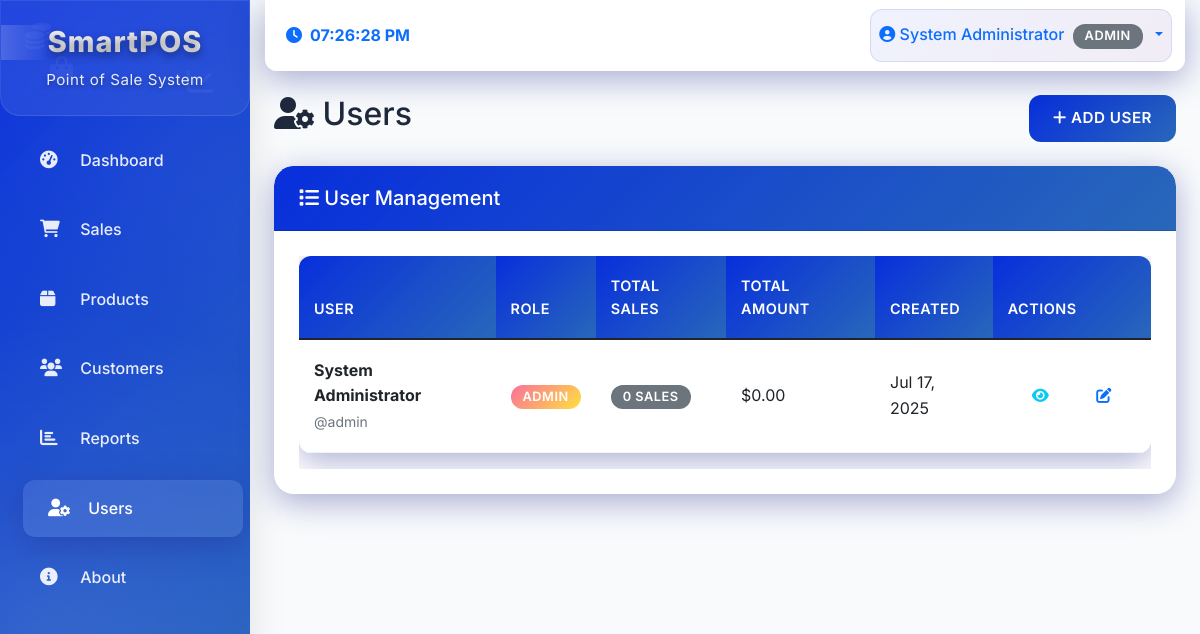
The app's page /index.php?page=users (signed in) with its own data.
### tables this page shows
CREATE TABLE IF NOT EXISTS users (
    id INT AUTO_INCREMENT PRIMARY KEY,
    username VARCHAR(50) UNIQUE NOT NULL,
    password VARCHAR(255) NOT NULL,
    full_name VARCHAR(100) NOT NULL,
    email VARCHAR(100),
    phone VARCHAR(20),
    role ENUM('admin', 'cashier') DEFAULT 'cashier',
    created_at TIMESTAMP DEFAULT CURRENT_TIMESTAMP,
    updated_at TIMESTAMP DEFAULT CURRENT_TIMESTAMP ON UPDATE CURRENT_TIMESTAMP,
    last_hourly_credit DATETIME DEFAULT NULL
);

### includes/functions.php (called while the page is built, shortened)
<?php
function formatCurrency($amount) {
    return '$' . number_format($amount, 2);
}
?>

### pages/users.php (the view, shortened to what this page needs)
<?php
$action = isset($_GET['action']) ? $_GET['action'] : 'list';
if ($action === 'add' || $action === 'edit' || $action === 'view') {
    $user_id = isset($_GET['id']) ? $_GET['id'] : null;
    $user = null;
    if ($action === 'edit' && $user_id) {
        $user = getUser($conn, $user_id);
        if (!$user) {
            echo '<script src="https://cdn.jsdelivr.net/npm/sweetalert2@11"></script>';
            echo '<script>
                document.addEventListener("DOMContentLoaded", function() {
                    Swal.fire({
                        title: "❌ User Not Found",
                        text: "The requested user could not be found.",
                        icon: "error",
                        confirmButtonText: "Go Back",
                        confirmButtonColor: "#dc3545",
                        background: "linear-gradient(135deg, #dc3545 0%, #c82333 100%)",
                        backdrop: "rgba(0, 0, 0, 0.4)",
                        customClass: {
                            popup: "animated fadeInUp",
                            title: "text-white",
                            content: "text-white"
                        }
                    }).then(() => {
                        window.location.href = "index.php?page=users";
                    });
                });
            </script>';
            return;
        }
    }
    ?>
    <div class="row mb-4">
        <div class="col-12">
            <h2><i class="fas fa-user-cog"></i>
                <?php
                switch ($action) {
                    case 'add': echo 'Add User'; break;
                    case 'edit': echo 'Edit User'; break;
                    case 'view': echo 'User Profile'; break;
                }
                ?>
            </h2>
        </div>
    </div>
    <div class="card">
        <div class="card-header">
            <h5 class="mb-0">User Information</h5>
        </div>
        <div class="card-body">
            <form method="POST">
                <div class="row">
                    <div class="col-md-6">
                        <div class="mb-3">
                            <label class="form-label">Username *</label>
                            <input type="text" class="form-control" name="username"
                                   value="<?php echo htmlspecialchars($user['username'] ?? ''); ?>" required>
                        </div>
                    </div>
                    <div class="col-md-6">
                        <div class="mb-3">
                            <label class="form-label">Full Name *</label>
                            <input type="text" class="form-control" name="full_name"
                                   value="<?php echo htmlspecialchars($user['full_name'] ?? ''); ?>" required>
                        </div>
                    </div>
                </div>
                <div class="row">
                    <div class="col-md-6">
                        <div class="mb-3">
                            <label class="form-label">Email</label>
                            <input type="email" class="form-control" name="email"
                                   value="<?php echo htmlspecialchars($user['email'] ?? ''); ?>">
                        </div>
                    </div>
                    <div class="col-md-6">
                        <div class="mb-3">
                            <label class="form-label">Phone</label>
                            <input type="tel" class="form-control" name="phone"
                                   value="<?php echo htmlspecialchars($user['phone'] ?? ''); ?>">
                        </div>
                    </div>
                </div>
                <div class="row">
                    <div class="col-md-6">
                        <div class="mb-3">
                            <label class="form-label">Role *</label>
                            <select class="form-select" name="role" required>
                                <option value="">Select Role</option>
                                <option value="admin" <?php echo ($user['role'] ?? '') === 'admin' ? 'selected' : ''; ?>>Admin</option>
                                <option value="cashier" <?php echo ($user['role'] ?? '') === 'cashier' ? 'selected' : ''; ?>>Cashier</option>
                            </select>
                        </div>
                    </div>
                </div>
                <div class="row">
                    <div class="col-md-6">
                        <div class="mb-3">
                            <label class="form-label">Password <?php echo $action === 'add' ? '*' : '(leave blank to keep current)'; ?></label>
                            <input type="password" class="form-control" name="password"
                                   <?php echo $action === 'add' ? 'required' : ''; ?>>
                        </div>
                    </div>
                    <div class="col-md-6">
                        <div class="mb-3">
                            <label class="form-label">Confirm Password <?php echo $action === 'add' ? '*' : '(leave blank to keep current)'; ?></label>
                            <input type="password" class="form-control" name="confirm_password"
                                   <?php echo $action === 'add' ? 'required' : ''; ?>>
                        </div>
                    </div>
                </div>
                <div class="text-end">
                    <a href="index.php?page=users" class="btn btn-secondary">
                        <i class="fas fa-arrow-left"></i> Cancel
                    </a>
                    <button type="submit" class="btn btn-primary">
                        <i class="fas fa-save"></i> Save User
                    </button>
                </div>
            </form>
        </div>
    </div>
    <?php
} else {
    $users_sql = "SELECT u.id, u.username, u.full_name, u.role, u.created_at,
                          COUNT(s.id) as total_sales,
                          SUM(s.total_amount) as total_amount
                   FROM users u
                   LEFT JOIN sales s ON u.id = s.user_id
                   GROUP BY u.id, u.username, u.full_name, u.role, u.created_at
                   ORDER BY u.created_at DESC";
    $users = $conn->query($users_sql);
    ?>
    <div class="row mb-4">
        <div class="col-12 d-flex justify-content-between align-items-center">
            <h2><i class="fas fa-user-cog"></i> Users</h2>
            <a href="index.php?page=users&action=add" class="btn btn-primary">
                <i class="fas fa-plus"></i> Add User
            </a>
        </div>
    </div>
    <div class="card">
        <div class="card-header">
            <h5 class="mb-0"><i class="fas fa-list"></i> User Management</h5>
        </div>
        <div class="card-body">
            <?php if ($users->num_rows > 0): ?>
                <div class="table-responsive">
                    <table class="table">
                        <thead>
                            <tr>
                                <th>User</th>
                                <th>Role</th>
                                <th>Total Sales</th>
                                <th>Total Amount</th>
                                <th>Created</th>
                                <th>Actions</th>
                            </tr>
                        </thead>
                        <tbody>
                            <?php while ($user = $users->fetch_assoc()): ?>
                                <tr>
                                    <td>
                                        <strong><?php echo htmlspecialchars($user['full_name']); ?></strong>
                                        <br><small class="text-muted">@<?php echo htmlspecialchars($user['username']); ?></small>
                                    </td>
                                    <td>
                                        <span class="badge bg-<?php echo $user['role'] === 'admin' ? 'danger' : 'info'; ?>">
                                            <?php echo ucfirst($user['role']); ?>
                                        </span>
                                    </td>
                                    <td>
                                        <span class="badge bg-secondary"><?php echo $user['total_sales']; ?> sales</span>
                                    </td>
                                    <td><?php echo formatCurrency($user['total_amount'] ?? 0); ?></td>
                                    <td><?php echo date('M d, Y', strtotime($user['created_at'])); ?></td>
                                    <td>
                                        <div class="btn-group" role="group">
                                            <a href="index.php?page=users&action=view&id=<?php echo $user['id']; ?>"
                                               class="btn btn-sm btn-outline-info" title="View Profile">
                                                <i class="fas fa-eye"></i>
                                            </a>
                                        <a href="index.php?page=users&action=edit&id=<?php echo $user['id']; ?>"
                                               class="btn btn-sm btn-outline-primary" title="Edit User">
                                            <i class="fas fa-edit"></i>
                                        </a>
                                        </div>
                                    </td>
                                </tr>
                            <?php endwhile; ?>
                        </tbody>
                    </table>
                </div>
            <?php endif; ?>
        </div>
    </div>
    <?php
}
?>

### assets/css/style.css (style rules this page uses)
* { margin: 0; padding: 0; box-sizing: border-box; }
:root { --primary-gradient: linear-gradient(135deg, #082fdc 0%, #2665b9fc 100%); --secondary-gradient: linear-gradient(135deg, #f093fb 0%, #f5576c 100%); --success-gradient: linear-gradient(135deg, #4facfe 0%, #00f2fe 100%); --warning-gradient: linear-gradient(135deg, #43e97b 0%, #38f9d7 100%); --danger-gradient: linear-gradient(135deg, #fa709a 0%, #fee140 100%); --info-gradient: linear-gradient(135deg, #a8edea 0%, #fed6e3 100%); --dark-gradient: linear-gradient(135deg, #2c3e50 0%, #34495e 100%); --bg-primary: #f8fafc; --bg-secondary: #ffffff; --bg-tertiary: #f1f5f9; --text-primary: #1e293b; --text-secondary: #64748b; --text-muted: #94a3b8; --border-color: #e2e8f0; --card-bg: #ffffff; --sidebar-bg: linear-gradient(135deg, #667eea 0%, #764ba2 100%); --navbar-bg: #ffffff; --glass-bg: rgba(255, 255, 255, 0.1); --glass-border: rgba(255, 255, 255, 0.2); --shadow-light: 0 8px 32px rgba(31, 38, 135, 0.37); --shadow-medium: 0 15px 35px rgba(0, 0, 0, 0.1); --shadow-heavy: 0 25px 50px rgba(0, 0, 0, 0.15); --border-radius: 20px; --border-radius-small: 12px; --transition: all 0.3s cubic-bezier(0.4, 0, 0.2, 1); --transition-fast: all 0.15s cubic-bezier(0.4, 0, 0.2, 1); }
body { font-family: 'Inter', -apple-system, BlinkMacSystemFont, 'Segoe UI', Roboto, sans-serif; background: var(--bg-primary); color: var(--text-primary); line-height: 1.6; overflow-x: hidden; transition: var(--transition); }
* { transition: background-color 0.3s ease, color 0.3s ease, border-color 0.3s ease, box-shadow 0.3s ease; }
.card { border: none; border-radius: var(--border-radius); box-shadow: var(--shadow-light); transition: var(--transition); animation: fadeInUp 0.8s ease-out; overflow: hidden; position: relative; background: white; }
.card::before { content: ''; position: absolute; top: 0; left: 0; right: 0; height: 4px; background: var(--primary-gradient); }
.card-header { background: var(--primary-gradient); color: white; border-radius: var(--border-radius) var(--border-radius) 0 0 !important; padding: 20px 25px; font-weight: 600; font-size: 1.1rem; }
.card-body { padding: 25px; }
.btn { border-radius: var(--border-radius-small); padding: 12px 24px; font-weight: 600; transition: var(--transition); position: relative; overflow: hidden; border: none; font-size: 0.95rem; text-transform: uppercase; letter-spacing: 0.5px; }
.btn::before { content: ''; position: absolute; top: 0; left: -100%; width: 100%; height: 100%; background: linear-gradient(90deg, transparent, rgba(255, 255, 255, 0.2), transparent); transition: left 0.5s; }
.btn-primary { background: var(--primary-gradient); color: white; }
.table { border-radius: var(--border-radius-small); overflow: hidden; box-shadow: var(--shadow-light); animation: fadeInUp 0.8s ease-out; background: white; }
.table thead th { background: var(--primary-gradient); color: white; border: none; padding: 18px 15px; font-weight: 600; text-transform: uppercase; letter-spacing: 0.5px; font-size: 0.9rem; }
.table tbody tr { transition: var(--transition); border-bottom: 1px solid #f1f5f9; }
.table tbody td { padding: 18px 15px; border: none; vertical-align: middle; }
.badge { border-radius: var(--border-radius-small); padding: 6px 12px; font-weight: 600; font-size: 0.8rem; text-transform: uppercase; letter-spacing: 0.5px; }
.badge.bg-danger { background: var(--danger-gradient) !important; animation: pulse 2s ease-in-out infinite; }
.animate-fade-in { animation: fadeInUp 0.8s ease-out; }

### records on screen
users: full_name "System Administrator", username "admin", role "ADMIN", total_sales "0", total_amount "$0.00", created_at "Jul 17, 2025"

### other values on screen
$_SESSION['full_name'] "System Administrator"
$_SESSION['user_role'] "ADMIN"
